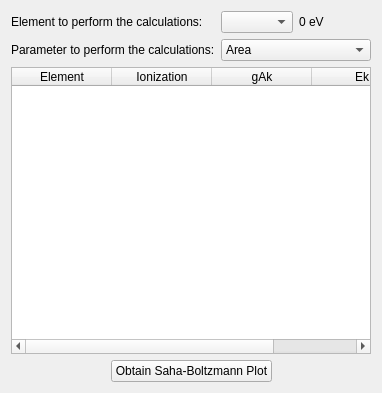
           <widget class="QWidget" name="p6">
            <property name="geometry">
             <rect>
              <x>0</x>
              <y>0</y>
              <width>382</width>
              <height>393</height>
             </rect>
            </property>
            <attribute name="label">
             <string>Plasma temperature and electron density</string>
            </attribute>
            <layout class="QVBoxLayout" name="verticalLayout_2">
             <item>
              <layout class="QGridLayout" name="gridLayout_7">
               <item row="0" column="0">
                <widget class="QLabel" name="p6lB1">
                 <property name="text">
                  <string>Element to perform the calculations:</string>
                 </property>
                </widget>
               </item>
               <item row="0" column="1">
                <layout class="QHBoxLayout" name="horizontalLayout_11">
                 <item>
                  <widget class="QComboBox" name="p6cB1"/>
                 </item>
                 <item>
                  <widget class="QLabel" name="p6lB2">
                   <property name="sizePolicy">
                    <sizepolicy hsizetype="Expanding" vsizetype="Preferred">
                     <horstretch>0</horstretch>
                     <verstretch>0</verstretch>
                    </sizepolicy>
                   </property>
                   <property name="text">
                    <string>0 eV</string>
                   </property>
                  </widget>
                 </item>
                </layout>
               </item>
               <item row="1" column="0">
                <widget class="QLabel" name="p6lB3">
                 <property name="text">
                  <string>Parameter to perform the calculations:</string>
                 </property>
                </widget>
               </item>
               <item row="1" column="1">
                <widget class="QComboBox" name="p6cB2">
                 <item>
                  <property name="text">
                   <string>Area</string>
                  </property>
                 </item>
                 <item>
                  <property name="text">
                   <string>Height</string>
                  </property>
                 </item>
                </widget>
               </item>
              </layout>
             </item>
             <item>
              <widget class="QTableWidget" name="p6tW1">
               <column>
                <property name="text">
                 <string>Element</string>
                </property>
               </column>
               <column>
                <property name="text">
                 <string>Ionization</string>
                </property>
               </column>
               <column>
                <property name="text">
                 <string>gAk</string>
                </property>
               </column>
               <column>
                <property name="text">
                 <string>Ek</string>
                </property>
               </column>
              </widget>
             </item>
             <item>
              <layout class="QHBoxLayout" name="horizontalLayout_12">
               <item>
                <spacer name="horizontalSpacer_6">
                 <property name="orientation">
                  <enum>Qt::Horizontal</enum>
                 </property>
                 <property name="sizeHint" stdset="0">
                  <size>
                   <width>40</width>
                   <height>20</height>
                  </size>
                 </property>
                </spacer>
               </item>
               <item>
                <widget class="QPushButton" name="p6pB1">
                 <property name="text">
                  <string>Obtain Saha-Boltzmann Plot</string>
                 </property>
                </widget>
               </item>
               <item>
                <spacer name="horizontalSpacer_5">
                 <property name="orientation">
                  <enum>Qt::Horizontal</enum>
                 </property>
                 <property name="sizeHint" stdset="0">
                  <size>
                   <width>40</width>
                   <height>20</height>
                  </size>
                 </property>
                </spacer>
               </item>
              </layout>
             </item>
            </layout>
           </widget>
